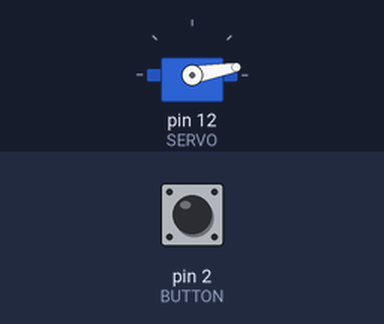
Bench run of a program on a simulated Arduino Nano, built with avr-gcc and run on an emulated ATmega328P. On the bench: servo. The test bench sets the inputs (shaded band); at power-on: pin 2 (BUTTON) HIGH. Sleep ends after the set time or at an interrupt.

Above: at 1.2 s.
1.3 s: pin 2 (BUTTON) pulled LOW for 0.15 s
At 1.78 s:
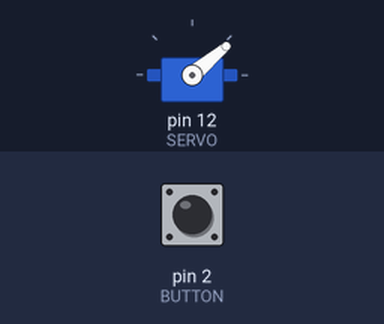
At 3.9 s:
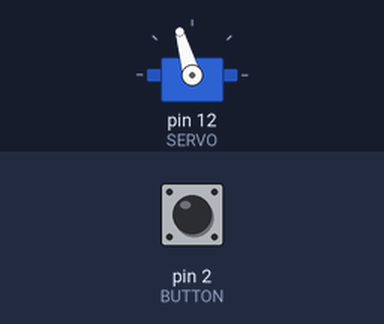
4.3 s: pin 2 (BUTTON) pulled LOW for 1 s
At 4.78 s:
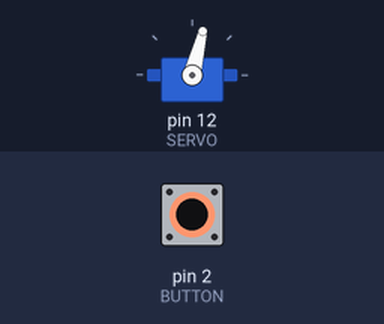
Timing chart, 0 to 7.3 s (numbered marks = the images above; inputs shaded):
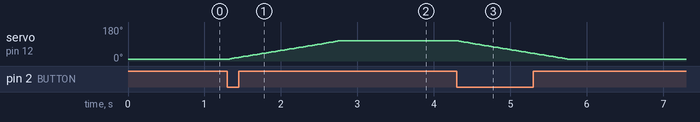

The program:

main.cpp
```cpp
/*
  Controlador da tampa da lixeira
  Autor: Henrique Vilela
  Data: 23/08/2021
  Versão: 1.0
*/
#include <Arduino.h>
#include <Servo.h>
#include <avr/sleep.h>

//definições de parâmetros

// PINOS
#define BUTTON 2
#define SERVO 12

// LIMITES
#define POS_MAX 105
#define POS_MIN 10

// MOVIMENTO
#define INCREMENT 2
#define VEL 30

// ESTADOS
#define FECHADO false
#define ABERTO true

Servo myservo;     // cria objeto para controlar o servo
int pos = POS_MIN; // variável pra armazenar posição do servo já com a posição inicial central
bool estado = FECHADO;

// protótipos das funções
void sobe();
void desce();
void sleepMode();

//------------------------------------------------------
void setup()
{
  myservo.attach(SERVO);         // define o pino do servo
  pinMode(BUTTON, INPUT_PULLUP); // define o pino do botão como entrada
  myservo.write(pos);            // escreve a posição inicial no servo
}
//------------------------------------------------------
void loop()
{
  sleepMode();
  while (!digitalRead(BUTTON))
  {
    if (estado == FECHADO)
      sobe();
    else // estado == ABERTO
      desce();
  }
}

// FUNÇÕES ----------------------------------------------

void sobe()
{
  while (pos < POS_MAX)
  {
    pos += INCREMENT;
    delay(VEL);
    myservo.write(pos);
  }
  estado = ABERTO;
}
//-------------------------------------------------------
void desce()
{
  while (pos > POS_MIN)
  {
    pos -= INCREMENT;
    delay(VEL);
    myservo.write(pos);
  }
  estado = FECHADO;
}

//-------------------------------------------------------
void sleepMode()
{
  attachInterrupt(
      digitalPinToInterrupt(BUTTON),
      []()
      {
        //função lâmbda para acordar o Arduino
        sleep_disable();
        detachInterrupt(digitalPinToInterrupt(BUTTON));
      },
      LOW);

  set_sleep_mode(SLEEP_MODE_PWR_DOWN);
  sleep_enable();
  delay(1000);
  sleep_cpu();
}
```

Measured:
- after the input at 1.3 s, servo on pin 12 (SERVO): moves from 10° to 106° over 1.4 s, starting at once
- after the input at 4.3 s, servo on pin 12 (SERVO): moves from 106° to 10° over 1.4 s, starting at once
